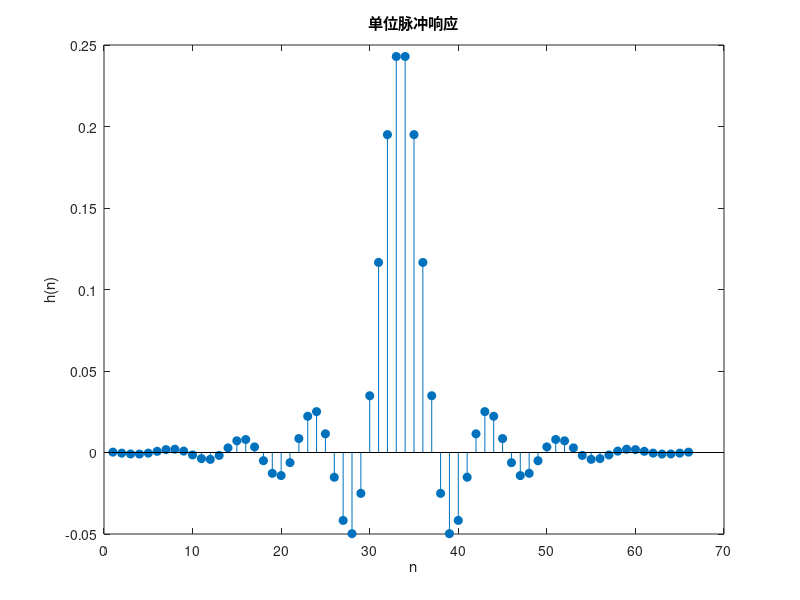

Reproduce this figure in MATLAB. (Note: this script raises an error after producing the figure.)
wp=0.2*pi; % 通带截止频率
ws=0.3*pi; % 阻带截止频率
wdelta=ws-wp; %过渡带宽度
N=ceil(6.6*pi/wdelta); % 滤波器阶数，向上取整，设计中应查验 N 的奇偶是否适合。
Wc=(0.2+0.3)/2; %理想滤波器的截止频率
b=fir1(N-1,Wc,hamming(N)); % 用 Hamming 窗函数设计 FIR 滤波器
figure(1);stem(b,'filled'); % 绘制滤波器的单位脉冲响应
xlabel('n');ylabel('h(n)');title('单位脉冲响应');
fvtool(b,1) % 绘制滤波器的幅频响应和相频响应

% 检验指标
omega=[wp ws];h = freqz(b,1,omega);
fprintf('Ap= %.4f\n',-20*log10(abs(h(1))));
fprintf('As= %.4f\n',-20*log10(abs(h(2))));